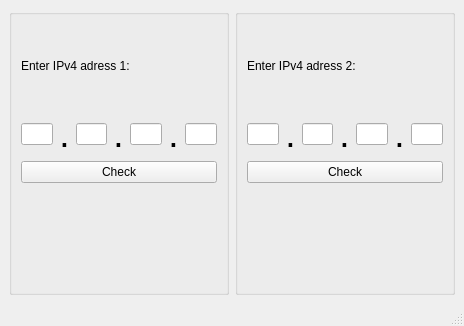
<?xml version="1.0" encoding="UTF-8"?>
<ui version="4.0">
 <class>MainWindow</class>
 <widget class="QMainWindow" name="MainWindow">
  <property name="geometry">
   <rect>
    <x>0</x>
    <y>0</y>
    <width>464</width>
    <height>326</height>
   </rect>
  </property>
  <property name="windowTitle">
   <string>MainWindow</string>
  </property>
  <widget class="QWidget" name="centralwidget">
   <layout class="QHBoxLayout" name="horizontalLayout_8">
    <item>
     <layout class="QHBoxLayout" name="horizontalLayout_7">
      <item>
       <widget class="QGroupBox" name="groupBox_2">
        <property name="title">
         <string/>
        </property>
        <layout class="QHBoxLayout" name="horizontalLayout_6">
         <item>
          <layout class="QHBoxLayout" name="horizontalLayout_2">
           <item>
            <layout class="QVBoxLayout" name="verticalLayout">
             <item>
              <widget class="QLabel" name="Title">
               <property name="text">
                <string>Enter IPv4 adress 1:</string>
               </property>
              </widget>
             </item>
             <item>
              <layout class="QHBoxLayout" name="horizontalLayout">
               <item>
                <widget class="QLineEdit" name="firstBit"/>
               </item>
               <item>
                <widget class="QLabel" name="dot1">
                 <property name="font">
                  <font>
                   <pointsize>28</pointsize>
                  </font>
                 </property>
                 <property name="text">
                  <string>.</string>
                 </property>
                 <property name="alignment">
                  <set>Qt::AlignBottom|Qt::AlignHCenter</set>
                 </property>
                </widget>
               </item>
               <item>
                <widget class="QLineEdit" name="secondBit"/>
               </item>
               <item>
                <widget class="QLabel" name="dot2">
                 <property name="font">
                  <font>
                   <pointsize>28</pointsize>
                  </font>
                 </property>
                 <property name="text">
                  <string>.</string>
                 </property>
                 <property name="alignment">
                  <set>Qt::AlignBottom|Qt::AlignHCenter</set>
                 </property>
                </widget>
               </item>
               <item>
                <widget class="QLineEdit" name="thirdBit"/>
               </item>
               <item>
                <widget class="QLabel" name="dot3">
                 <property name="font">
                  <font>
                   <pointsize>28</pointsize>
                  </font>
                 </property>
                 <property name="text">
                  <string>.</string>
                 </property>
                 <property name="alignment">
                  <set>Qt::AlignBottom|Qt::AlignHCenter</set>
                 </property>
                </widget>
               </item>
               <item>
                <widget class="QLineEdit" name="fourthBit"/>
               </item>
              </layout>
             </item>
             <item>
              <widget class="QPushButton" name="checkOne">
               <property name="text">
                <string>Check</string>
               </property>
              </widget>
             </item>
             <item>
              <layout class="QGridLayout" name="gridLayout">
               <item row="3" column="1">
                <widget class="QLabel" name="classDcheck">
                 <property name="text">
                  <string/>
                 </property>
                </widget>
               </item>
               <item row="4" column="1">
                <widget class="QLabel" name="classEcheck">
                 <property name="text">
                  <string/>
                 </property>
                </widget>
               </item>
               <item row="2" column="0">
                <widget class="QLabel" name="cC">
                 <property name="text">
                  <string/>
                 </property>
                </widget>
               </item>
               <item row="1" column="0">
                <widget class="QLabel" name="cB">
                 <property name="text">
                  <string/>
                 </property>
                </widget>
               </item>
               <item row="2" column="1">
                <widget class="QLabel" name="classCcheck">
                 <property name="text">
                  <string/>
                 </property>
                </widget>
               </item>
               <item row="4" column="0">
                <widget class="QLabel" name="cE">
                 <property name="text">
                  <string/>
                 </property>
                </widget>
               </item>
               <item row="0" column="0">
                <widget class="QLabel" name="cA">
                 <property name="text">
                  <string/>
                 </property>
                </widget>
               </item>
               <item row="1" column="1">
                <widget class="QLabel" name="classBcheck">
                 <property name="text">
                  <string/>
                 </property>
                </widget>
               </item>
               <item row="0" column="1">
                <widget class="QLabel" name="classAcheck">
                 <property name="text">
                  <string/>
                 </property>
                </widget>
               </item>
               <item row="3" column="0">
                <widget class="QLabel" name="cD">
                 <property name="text">
                  <string/>
                 </property>
                </widget>
               </item>
              </layout>
             </item>
            </layout>
           </item>
          </layout>
         </item>
        </layout>
       </widget>
      </item>
      <item>
       <spacer name="horizontalSpacer">
        <property name="orientation">
         <enum>Qt::Horizontal</enum>
        </property>
        <property name="sizeHint" stdset="0">
         <size>
          <width>40</width>
          <height>20</height>
         </size>
        </property>
       </spacer>
      </item>
      <item>
       <spacer name="horizontalSpacer_2">
        <property name="orientation">
         <enum>Qt::Horizontal</enum>
        </property>
        <property name="sizeHint" stdset="0">
         <size>
          <width>40</width>
          <height>20</height>
         </size>
        </property>
       </spacer>
      </item>
      <item>
       <widget class="QGroupBox" name="groupBox">
        <property name="title">
         <string/>
        </property>
        <layout class="QHBoxLayout" name="horizontalLayout_5">
         <item>
          <layout class="QHBoxLayout" name="horizontalLayout_3">
           <item>
            <layout class="QVBoxLayout" name="verticalLayout_2">
             <item>
              <widget class="QLabel" name="Title_2">
               <property name="text">
                <string>Enter IPv4 adress 2:</string>
               </property>
              </widget>
             </item>
             <item>
              <layout class="QHBoxLayout" name="horizontalLayout_4">
               <item>
                <widget class="QLineEdit" name="firstBit_2"/>
               </item>
               <item>
                <widget class="QLabel" name="dot1_2">
                 <property name="font">
                  <font>
                   <pointsize>28</pointsize>
                  </font>
                 </property>
                 <property name="text">
                  <string>.</string>
                 </property>
                 <property name="alignment">
                  <set>Qt::AlignBottom|Qt::AlignHCenter</set>
                 </property>
                </widget>
               </item>
               <item>
                <widget class="QLineEdit" name="secondBit_2"/>
               </item>
               <item>
                <widget class="QLabel" name="dot2_2">
                 <property name="font">
                  <font>
                   <pointsize>28</pointsize>
                  </font>
                 </property>
                 <property name="text">
                  <string>.</string>
                 </property>
                 <property name="alignment">
                  <set>Qt::AlignBottom|Qt::AlignHCenter</set>
                 </property>
                </widget>
               </item>
               <item>
                <widget class="QLineEdit" name="thirdBit_2"/>
               </item>
               <item>
                <widget class="QLabel" name="dot3_2">
                 <property name="font">
                  <font>
                   <pointsize>28</pointsize>
                  </font>
                 </property>
                 <property name="text">
                  <string>.</string>
                 </property>
                 <property name="alignment">
                  <set>Qt::AlignBottom|Qt::AlignHCenter</set>
                 </property>
                </widget>
               </item>
               <item>
                <widget class="QLineEdit" name="fourthBit_2"/>
               </item>
              </layout>
             </item>
             <item>
              <widget class="QPushButton" name="checkTwo">
               <property name="text">
                <string>Check</string>
               </property>
              </widget>
             </item>
             <item>
              <layout class="QGridLayout" name="gridLayout_2">
               <item row="3" column="1">
                <widget class="QLabel" name="classDcheck_2">
                 <property name="text">
                  <string/>
                 </property>
                </widget>
               </item>
               <item row="4" column="1">
                <widget class="QLabel" name="classEcheck_2">
                 <property name="text">
                  <string/>
                 </property>
                </widget>
               </item>
               <item row="2" column="0">
                <widget class="QLabel" name="cC_2">
                 <property name="text">
                  <string/>
                 </property>
                </widget>
               </item>
               <item row="1" column="0">
                <widget class="QLabel" name="cB_2">
                 <property name="text">
                  <string/>
                 </property>
                </widget>
               </item>
               <item row="2" column="1">
                <widget class="QLabel" name="classCcheck_2">
                 <property name="text">
                  <string/>
                 </property>
                </widget>
               </item>
               <item row="4" column="0">
                <widget class="QLabel" name="cE_2">
                 <property name="text">
                  <string/>
                 </property>
                </widget>
               </item>
               <item row="0" column="0">
                <widget class="QLabel" name="cA_2">
                 <property name="text">
                  <string/>
                 </property>
                </widget>
               </item>
               <item row="1" column="1">
                <widget class="QLabel" name="classBcheck_2">
                 <property name="text">
                  <string/>
                 </property>
                </widget>
               </item>
               <item row="0" column="1">
                <widget class="QLabel" name="classAcheck_2">
                 <property name="text">
                  <string/>
                 </property>
                </widget>
               </item>
               <item row="3" column="0">
                <widget class="QLabel" name="cD_2">
                 <property name="text">
                  <string/>
                 </property>
                </widget>
               </item>
              </layout>
             </item>
            </layout>
           </item>
          </layout>
         </item>
        </layout>
       </widget>
      </item>
     </layout>
    </item>
   </layout>
  </widget>
  <widget class="QMenuBar" name="menubar">
   <property name="geometry">
    <rect>
     <x>0</x>
     <y>0</y>
     <width>464</width>
     <height>21</height>
    </rect>
   </property>
  </widget>
  <widget class="QStatusBar" name="statusbar"/>
 </widget>
 <resources/>
 <connections/>
</ui>
